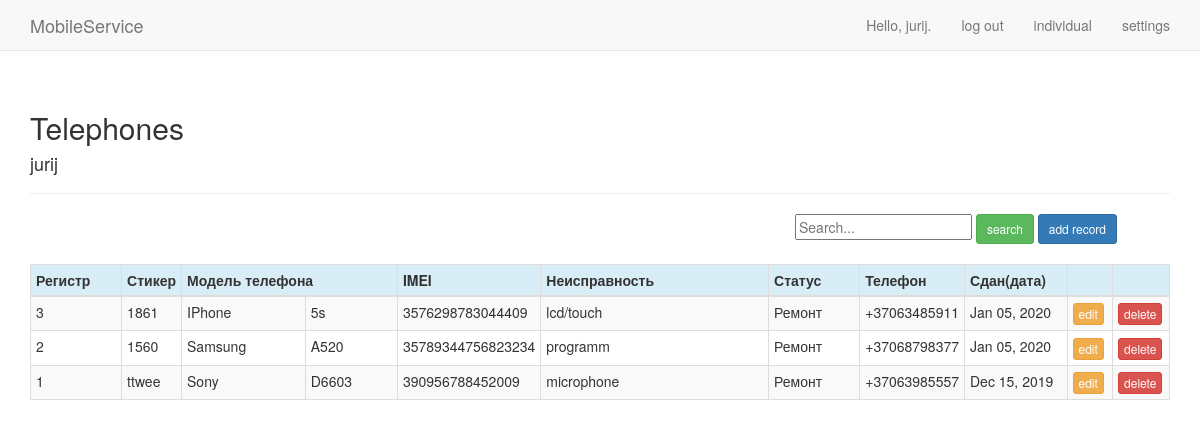
Page /telephones/ (signed in) on the earlier database version.
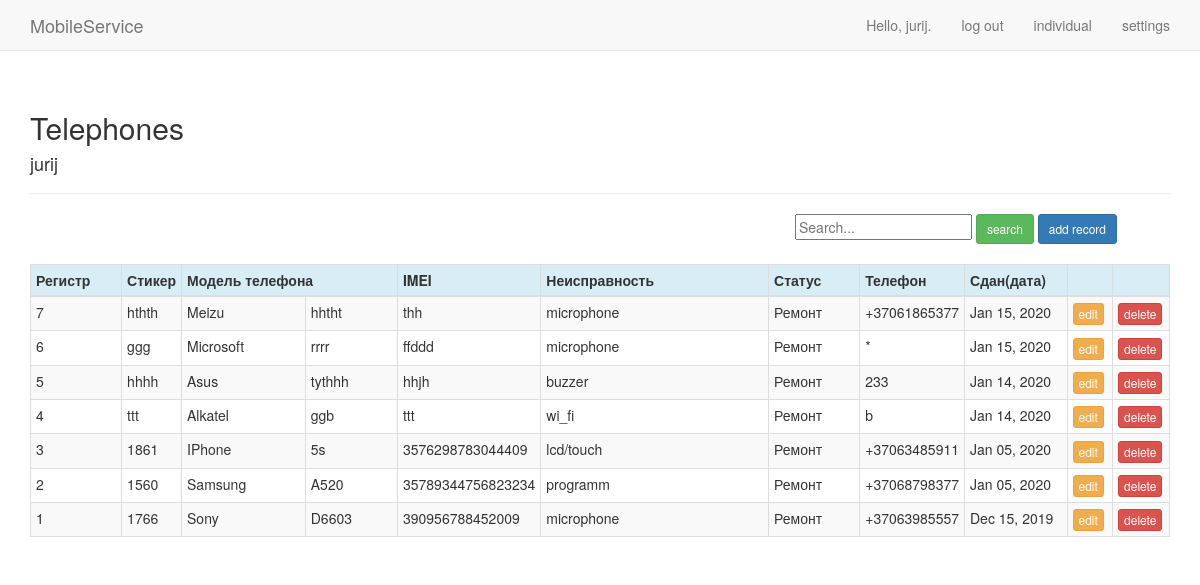
Same page on the later database version.
### mobile/models.py (models this page shows, shortened)
class Mobil(models.Model):
    """модели"""
    SAM = 'Samsung'
    ALK = 'Alkatel'
    ASE = 'Aser'
    AMI = 'Amigo'
    AMO = 'Amoi'
    APL = 'IPhone'
    ASU = 'Asus'
    BBR = 'BlackBerry'
    BVI = 'BlackView'
    BLU = 'BLU'
    BQ = 'BQ'
    CAT = 'CAT'
    CAP = 'Caterpillar'
    COO = 'Coolpad'
    CUB = 'Cubot'
    DOO = 'Doogee'
    DOR = 'Doro'
    EST = 'Estar'
    ELE = 'Elephone'
    GIG = 'Gigabyte'
    GET = 'Getnord'
    GOO = 'Google'
    HTC = 'HTC'
    HP = 'HP'
    HOM = 'HomTom'
    KAZ = 'Kazam'
    MYP = 'MyPhone'
    NOU = 'Nous'
    ONE = 'OnePlus'
    OUK = 'Oukitel'
    PRE = 'Prestigio'
    ZTE = 'ZTE'
    ZOP = 'Zopo'
    HUA = 'Huawei'
    LEN = 'Lenovo'
    SON = 'Sony'
    LG = 'LG'
    MEI = 'Meizu'
    XIA = 'Xiaomi'
    MIR = 'Microsoft'
    NOK = 'Nokia'
    OTH = '------->'
    """неисправности"""
    LCD = 'lcd'
    DIN = 'speaker'
    BUZ = 'buzzer'
    KOD = 'kod'
    AKK = 'akkaunt'
    MIC = 'microphone'
    WIF = 'wi_fi'
    PRO = 'programm'
    HEN = 'hands_free'
    N_C = 'not_charging'
    WET = 'wet'
    SIM = 'sim'
    NTO1 = 'не вкл'
    NTO2 = 'не вкл, мокрый'
    NTO3 = 'не вкл,падал'
    LCT = 'lcd/touch'
    TOU = 'touch'
    LANG = 'languige'
    UNLO = 'unlock'
    FLEX = 'flex'
    CASE = 'case'
    """состояние"""
    NVD = 'no visible defects'
    DLT = 'damaded_LCD/Touch'
    DCS = 'damaded_case'
    DBC = "damaded_back_cover"
    """статус"""
    REP = 'Ремонт'
    REP_COM = 'Рем.завершен'
    TEL_TA = 'Забран'
    BRAND = ((APL,'IPhone'),(SAM,'Samsung'),(HUA,'Huawei'),(MEI,'Meizu'),(XIA,'Xiaomi'),(NOK,'Nokia'),(MIR,'Microsoft'),
        (PRE,'Prestigio'),(SON,'Sony'),(ALK,'Alcatel'),(ASU,'Asus'),(ASE,'Aser'),(AMI,'Amigo'),(AMO,'Amoi'),
        (BVI,'BlackView'),(BLU,'BLU'),(BQ,'BQ'),(BBR,'BlackBerry'),(CAT,'CAT'),(CAP,'Caterpillar'),(COO,'Coolpad'),
        (CUB,'Cubot'),(DOO,'Doogee'),(DOR,'Doro'),(ELE,'Elephone'),(EST,'Estar'),(GIG,'Gigabyte'),(GET,'Getnord'),
        (GOO,'Google'),(HTC,'HTC'),(HOM,'HomTom'),(HP,'HP'),(KAZ,'Kazam'),(LEN,'Lenovo'),(LG,'Lg'),(MYP,'MyPhone'),
        (NOU,'Nous'),(ONE,'OnePlus'),(OUK,'Oukitel'),(ZOP,'Zopo'),(ZTE,'ZTE'),(OTH,'------->'))
    DEFECT = ((PRO,'Programm'),(LANG,'Язык'),(UNLO,'Отвязка'),(KOD,'Код'),(AKK,'Аккаунт'),(LCT,'LCD/Touch'),(LCD,'LCD'),
        (TOU,'Touch'),(NTO1,'Не вкл'),(NTO2,'Не вкл, Мокрый'),(NTO3,'Не вкл, Падал'),(N_C,'Не заряж'),(DIN,'Динамик'),
        (BUZ,'Зуммер'),(MIC,'Микрофон'),(HEN,'Hands_Free'),(WIF,'Wi-Fi'),(WET,'Мокрый'),(SIM,'Sim'),(FLEX,'Шлейф'),
        (CASE,'Корпус'),(OTH,'------->'))
    STATUS = ((REP,'ремонт'),(REP_COM,'ремонт_завершён'),(TEL_TA,'забран'))
    STATE = ((NVD,'Нет видимых дефектов'),(DLT,'Повреждён экран/тоучскрин'),(DCS,'Повреждён корпус'),
        (DBC,'Повреждена задняя крышка'))
    number_reg = models.IntegerField(default=0)
    number_sticker = models.CharField(max_length=5)
    model_tel = models.CharField(max_length=20,choices=BRAND)
    model_1_tel = models.CharField(max_length=20)
    kod_tel = models.CharField(max_length=20,default='*')
    price = models.CharField(max_length=5)
    imei = models.CharField(max_length=20)
    number_tel = models.CharField(max_length=20, default='+370')
    date_added = models.DateTimeField(auto_now_add=True)
    date_end = models.CharField(max_length=12,default='*')
    date_take_away = models.CharField(max_length=12,default='*')
    state = models.CharField(max_length=20,choices=STATE)
    status = models.CharField(max_length=20,choices=STATUS,default=REP)
    defect = models.CharField(max_length=30,default='*')
    defect_tel = models.CharField(max_length=20,choices=DEFECT)
    defect_1_tel = models.CharField(max_length=20,choices=DEFECT,default='*')
    comment = models.CharField(max_length=200,default='*')
    email_client = models.EmailField(max_length=254, default='*@gmail.com')
    owner = models.ForeignKey(User,on_delete=models.CASCADE)

### mobile/views.py (the view)
# urls.py: path('telephones/', views.telephones, name='telephones'),
@login_required
def telephones(request):
    mobils = Mobil.objects.filter(owner=request.user).order_by('-number_reg')
    context = {'mobils': mobils}
    return render(request, 'mobile/telephones.html', context)

### mobile/templates/mobile/telephones.html (shortened to what this page needs)
{% extends "mobile/base.html" %}
{% load bootstrap3 %}
{% block header %}
  <h2>Telephones</h2><h4>{{user.username}}</h4>
{% endblock header %}
{% block content %}
  <div class="row">
    <div class="col-sm-offset-8">
      <form action="{% url 'mobile:search_results' %}" method="get" autocomplete="off" >
        <input name="q" type="text" placeholder="Search...">
        <button type="submit" class="btn btn-success btn-sm">search</button>
        <a href="{% url 'mobile:new_record' %}" class="btn btn-primary btn-sm">add record</a>
      </form>
    </div>
  </div>
  <div class="row">
    <div class="col-sm-8">
    </div>
  </div>
  <table class="table table-striped table-bordered table-condensed table-hover">
    <thead>
      <tr class="info">
        <th style="width:8%">Регистр</th>
        <th style="width:4%">Стикер</th>
        <th colspan="2">Модель телефона</th>
        <th style="width:12%">IMEI</th>
        <th style="width:20%">Неисправность</th>
        <th style="width:8%">Статус</th>
        <th style="width:8%">Телефон</th>
        <th style="width:9%">Сдан(дата)</th>
        <th style="width:4%"></th>
        <th style="width:5%"></th>
      </tr>
    </thead>
    <tbody>
      {% for mobil in mobils %}
        <tr>
          <td>{{mobil.number_reg}}</td>
          <td>{{mobil.number_sticker}}</td>
          {% if mobil.model_tel == "------->" %}
            <td></td>
          {% else %}
            <td>{{mobil.model_tel}}</td>
          {% endif %}
          <td>{{mobil.model_1_tel}}</td>
          <td>{{mobil.imei}}</td>
          {% if mobil.defect == "*" %}
            <td>{{mobil.defect_tel}}</td>
          {% elif mobil.defect == "***" %}
            <td>{{mobil.defect_tel}}</td>
          {% elif mobil.defect_tel == "------->" %}
            <td>{{mobil.defect}}</td>
          {% else %}
            <td>{{mobil.defect_tel}} , {{mobil.defect}}</td>
          {% endif %}
          <td>{{mobil.status}}</td>
          <td>{{mobil.number_tel}}</td>
          <td>{{mobil.date_added|date:'M d, Y '}}</td>
          <td><a href="{% url 'mobile:edit_record' mobil.id %}" class="btn btn-warning btn-xs">edit</a></td>
          <td><a href="{% url 'mobile:delete_record' mobil.id %}" class="btn btn-danger btn-xs">delete</a></td>
        </tr>
      {% endfor %}
    </tbody>
  </table>
{% endblock content %}

Differences in the rows shown:
added Mobil: number_reg "7", number_sticker "hthth", model_tel "Meizu", model_1_tel "hhtht", imei "thh", defect_tel "microphone", status "Ремонт", number_tel "+37061865377", date_added "Jan 15, 2020"
added Mobil: number_reg "6", number_sticker "ggg", model_tel "Microsoft", model_1_tel "rrrr", imei "ffddd", defect_tel "microphone", status "Ремонт", number_tel "*", date_added "Jan 15, 2020"
added Mobil: number_reg "5", number_sticker "hhhh", model_tel "Asus", model_1_tel "tythhh", imei "hhjh", defect_tel "buzzer", status "Ремонт", number_tel "233", date_added "Jan 14, 2020"
added Mobil: number_reg "4", number_sticker "ttt", model_tel "Alkatel", model_1_tel "ggb", imei "ttt", defect_tel "wi_fi", status "Ремонт", number_tel "b", date_added "Jan 14, 2020"
changed Mobil "Sony": number_sticker "ttwee" → "1766"
